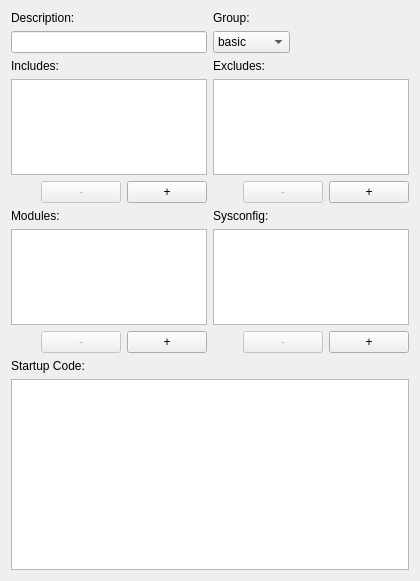
<?xml version="1.0" encoding="UTF-8"?>
<ui version="4.0">
 <class>widgetSetup</class>
 <widget class="QWidget" name="widgetSetup">
  <property name="geometry">
   <rect>
    <x>0</x>
    <y>0</y>
    <width>420</width>
    <height>581</height>
   </rect>
  </property>
  <property name="windowTitle">
   <string>Form</string>
  </property>
  <layout class="QGridLayout" name="gridLayout" rowstretch="0,0,0,1,0,0,1,0,0,2">
   <item row="7" column="1">
    <layout class="QHBoxLayout" name="horizontalLayoutSysconfigButtons" stretch="5,0,0">
     <item>
      <spacer name="horizontalSpacerSysconfigButtons">
       <property name="orientation">
        <enum>Qt::Horizontal</enum>
       </property>
       <property name="sizeHint" stdset="0">
        <size>
         <width>68</width>
         <height>20</height>
        </size>
       </property>
      </spacer>
     </item>
     <item>
      <widget class="QPushButton" name="pushButtonRemoveSysconfig">
       <property name="enabled">
        <bool>false</bool>
       </property>
       <property name="text">
        <string>-</string>
       </property>
      </widget>
     </item>
     <item>
      <widget class="QPushButton" name="pushButtonAddSysconfig">
       <property name="text">
        <string>+</string>
       </property>
      </widget>
     </item>
    </layout>
   </item>
   <item row="8" column="0">
    <widget class="QLabel" name="labelStartupCode">
     <property name="text">
      <string>Startup Code:</string>
     </property>
    </widget>
   </item>
   <item row="0" column="1">
    <widget class="QLabel" name="labelGroup">
     <property name="text">
      <string>Group:</string>
     </property>
    </widget>
   </item>
   <item row="3" column="0">
    <widget class="QListWidget" name="listWidgetIncludes"/>
   </item>
   <item row="3" column="1">
    <widget class="QListWidget" name="listWidgetExcludes"/>
   </item>
   <item row="0" column="0">
    <widget class="QLabel" name="labelDescription">
     <property name="text">
      <string>Description:</string>
     </property>
    </widget>
   </item>
   <item row="2" column="1">
    <widget class="QLabel" name="labelExcludes">
     <property name="text">
      <string>Excludes:</string>
     </property>
    </widget>
   </item>
   <item row="5" column="0">
    <widget class="QLabel" name="labelModules">
     <property name="text">
      <string>Modules:</string>
     </property>
    </widget>
   </item>
   <item row="4" column="1">
    <layout class="QHBoxLayout" name="horizontalLayoutExcludeButtons" stretch="5,0,0">
     <item>
      <spacer name="horizontalSpacerExcludeButtons">
       <property name="orientation">
        <enum>Qt::Horizontal</enum>
       </property>
       <property name="sizeHint" stdset="0">
        <size>
         <width>68</width>
         <height>20</height>
        </size>
       </property>
      </spacer>
     </item>
     <item>
      <widget class="QPushButton" name="pushButtonRemoveExclude">
       <property name="enabled">
        <bool>false</bool>
       </property>
       <property name="text">
        <string>-</string>
       </property>
      </widget>
     </item>
     <item>
      <widget class="QPushButton" name="pushButtonAddExclude">
       <property name="text">
        <string>+</string>
       </property>
      </widget>
     </item>
    </layout>
   </item>
   <item row="4" column="0">
    <layout class="QHBoxLayout" name="horizontalLayoutIncludeButtons" stretch="5,0,0">
     <item>
      <spacer name="horizontalSpacerIncludeButtons">
       <property name="orientation">
        <enum>Qt::Horizontal</enum>
       </property>
       <property name="sizeHint" stdset="0">
        <size>
         <width>68</width>
         <height>20</height>
        </size>
       </property>
      </spacer>
     </item>
     <item>
      <widget class="QPushButton" name="pushButtonRemoveInclude">
       <property name="enabled">
        <bool>false</bool>
       </property>
       <property name="text">
        <string>-</string>
       </property>
      </widget>
     </item>
     <item>
      <widget class="QPushButton" name="pushButtonAddInclude">
       <property name="text">
        <string>+</string>
       </property>
      </widget>
     </item>
    </layout>
   </item>
   <item row="1" column="0">
    <widget class="QLineEdit" name="lineEditDescription"/>
   </item>
   <item row="2" column="0">
    <widget class="QLabel" name="labelIncludes">
     <property name="text">
      <string>Includes:</string>
     </property>
    </widget>
   </item>
   <item row="6" column="1">
    <widget class="SysconfigWidget" name="treeWidgetSysconfig">
     <property name="expandsOnDoubleClick">
      <bool>false</bool>
     </property>
     <attribute name="headerVisible">
      <bool>false</bool>
     </attribute>
     <column>
      <property name="text">
       <string>Sysconfig</string>
      </property>
     </column>
    </widget>
   </item>
   <item row="1" column="1">
    <layout class="QHBoxLayout" name="horizontalLayoutGroupComboBox">
     <item>
      <widget class="QComboBox" name="comboBoxGroup">
       <item>
        <property name="text">
         <string>basic</string>
        </property>
       </item>
       <item>
        <property name="text">
         <string>optional</string>
        </property>
       </item>
       <item>
        <property name="text">
         <string>plugplay</string>
        </property>
       </item>
       <item>
        <property name="text">
         <string>lowlevel</string>
        </property>
       </item>
       <item>
        <property name="text">
         <string>special</string>
        </property>
       </item>
      </widget>
     </item>
     <item>
      <spacer name="horizontalSpacerGroupComboBox">
       <property name="orientation">
        <enum>Qt::Horizontal</enum>
       </property>
       <property name="sizeHint" stdset="0">
        <size>
         <width>68</width>
         <height>20</height>
        </size>
       </property>
      </spacer>
     </item>
    </layout>
   </item>
   <item row="5" column="1">
    <widget class="QLabel" name="labelSysconfig">
     <property name="text">
      <string>Sysconfig:</string>
     </property>
    </widget>
   </item>
   <item row="6" column="0">
    <widget class="QListWidget" name="listWidgetModules"/>
   </item>
   <item row="7" column="0">
    <layout class="QHBoxLayout" name="horizontalLayoutModuleButtons" stretch="5,0,0">
     <item>
      <spacer name="horizontalSpacerModuleButtons">
       <property name="orientation">
        <enum>Qt::Horizontal</enum>
       </property>
       <property name="sizeHint" stdset="0">
        <size>
         <width>68</width>
         <height>20</height>
        </size>
       </property>
      </spacer>
     </item>
     <item>
      <widget class="QPushButton" name="pushButtonRemoveModule">
       <property name="enabled">
        <bool>false</bool>
       </property>
       <property name="text">
        <string>-</string>
       </property>
      </widget>
     </item>
     <item>
      <widget class="QPushButton" name="pushButtonAddModule">
       <property name="text">
        <string>+</string>
       </property>
      </widget>
     </item>
    </layout>
   </item>
   <item row="9" column="0" colspan="2">
    <widget class="QPlainTextEdit" name="textEditStartupCode"/>
   </item>
  </layout>
  <zorder>labelExcludes</zorder>
  <zorder>labelIncludes</zorder>
  <zorder>labelDescription</zorder>
  <zorder>labelGroup</zorder>
  <zorder>lineEditDescription</zorder>
  <zorder>listWidgetIncludes</zorder>
  <zorder>listWidgetExcludes</zorder>
  <zorder></zorder>
  <zorder>labelSysconfig</zorder>
  <zorder>listWidgetModules</zorder>
  <zorder>labelModules</zorder>
  <zorder>treeWidgetSysconfig</zorder>
  <zorder>labelStartupCode</zorder>
  <zorder>textEditStartupCode</zorder>
 </widget>
 <customwidgets>
  <customwidget>
   <class>SysconfigWidget</class>
   <extends>QTreeWidget</extends>
   <header>setupfiletool/sysconfigwidget.h</header>
  </customwidget>
 </customwidgets>
 <resources/>
 <connections/>
</ui>
